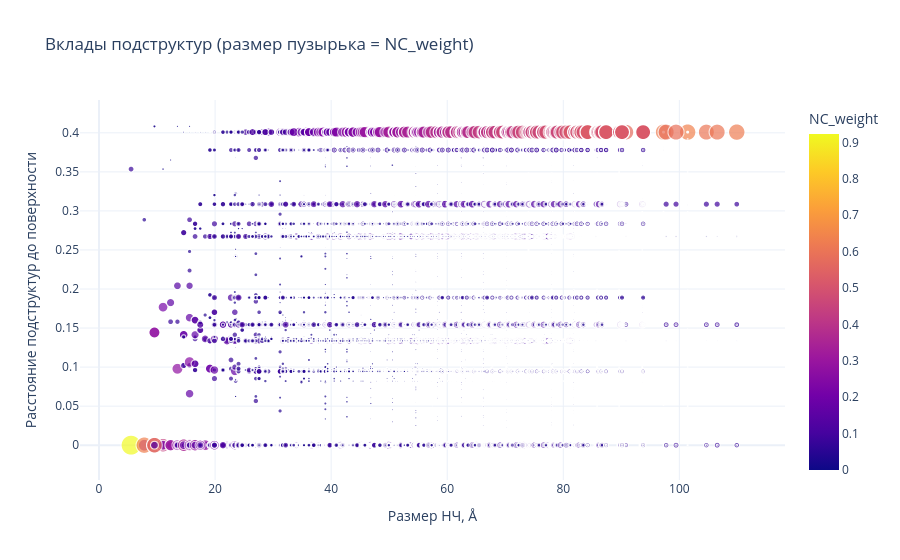

Write notebook code for a chart like this one.
### Code cell
fig = px.scatter(pivot_df, 
                 x="NP_size", 
                 y="NC_surface_proximity_normed", 
                 size="NC_weight", 
                 color="NC_weight",
                 hover_data=['NP_size', 'NC_surface_proximity_normed', 'NC_weight'],
                 title="Вклады подструктур (размер пузырька = NC_weight)",
                 labels={'NP_size': 'Размер НЧ, Å', 'NC_surface_proximity_normed': 'Расстояние подструктур до поверхности'},
                 template='plotly_white')

fig.write_image("../images/NP_compositions_by_NC_surf_proximity.png", scale=2)

fig.show()

### Figure 1 — Plotly figure (JSON) as saved in the notebook; plotly's stock layout.template omitted (floating-point values rounded to 4 significant figures; data arrays with more than 128 entries replaced by an {"elided": "..."} marker saying what was removed)
{"data": [{"customdata": {"elided": "33456x1 float values"}, "hovertemplate": "Размер НЧ, Å=%{x}<br>Расстояние подструктур до поверхности=%{y}<br>NC_weight=%{marker.color}<extra></extra>", "legendgroup": "", "marker": {"color": {"elided": "33456 float values"}, "coloraxis": "coloraxis", "size": {"elided": "33456 float values"}, "sizemode": "area", "sizeref": 0.002308, "symbol": "circle"}, "mode": "markers", "name": "", "showlegend": false, "type": "scattergl", "x": {"elided": "33456 float values"}, "xaxis": "x", "y": {"elided": "33456 float values"}, "yaxis": "y"}], "layout": {"coloraxis": {"colorbar": {"title": {"text": "NC_weight"}}, "colorscale": [[0, "#0d0887"], [0.1111, "#46039f"], [0.2222, "#7201a8"], [0.3333, "#9c179e"], [0.4444, "#bd3786"], [0.5556, "#d8576b"], [0.6667, "#ed7953"], [0.7778, "#fb9f3a"], [0.8889, "#fdca26"], [1, "#f0f921"]]}, "legend": {"itemsizing": "constant", "tracegroupgap": 0}, "title": {"text": "Вклады подструктур (размер пузырька = NC_weight)"}, "xaxis": {"anchor": "y", "domain": [0, 1], "title": {"text": "Размер НЧ, Å"}}, "yaxis": {"anchor": "x", "domain": [0, 1], "title": {"text": "Расстояние подструктур до поверхности"}}}}
